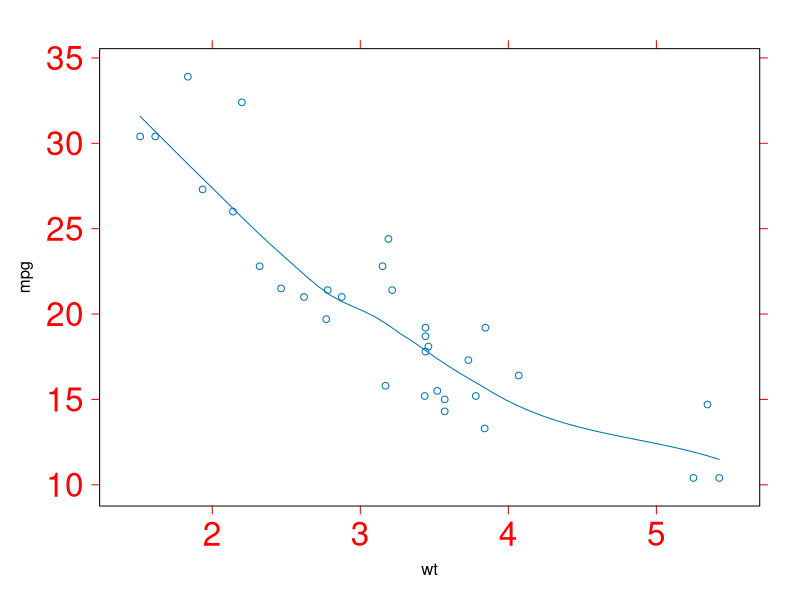

Source code (R):
library(lattice)
panel.spline <- function(x, y) {
  panel.xyplot(x, y) 
  panel.loess(x, y) 
}
attach(mtcars)
xyplot(mpg~wt, scales=list(cex=2, col="red"),
       panel=panel.spline)
